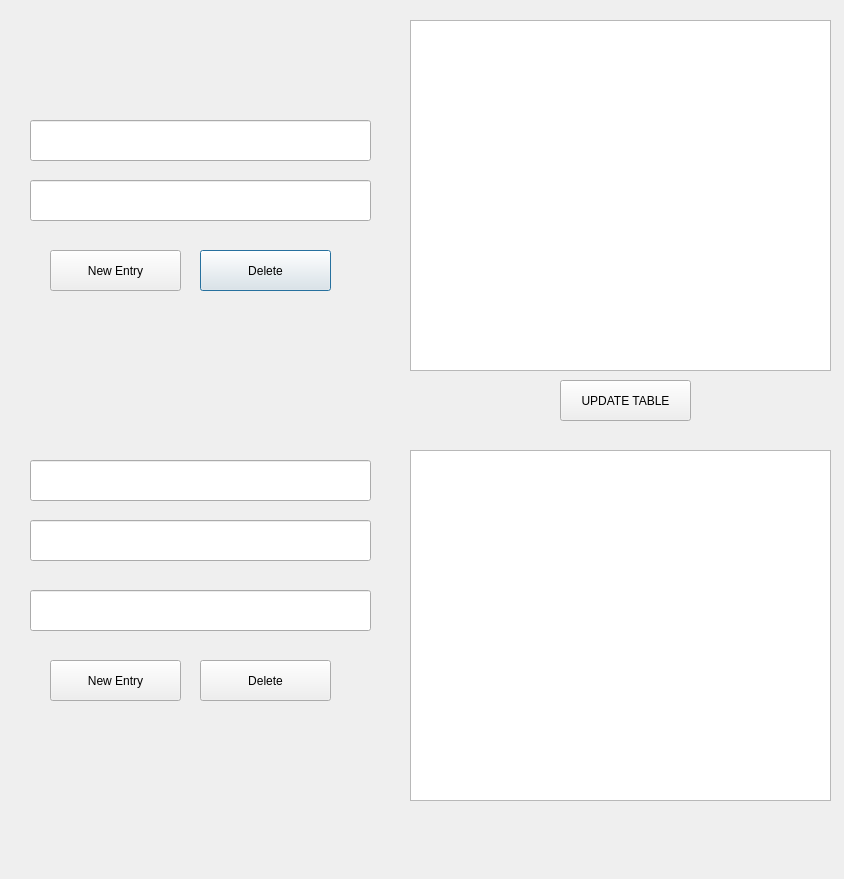
<?xml version="1.0" encoding="UTF-8"?>
<ui version="4.0">
 <class>BusinessMenu</class>
 <widget class="QDialog" name="BusinessMenu">
  <property name="geometry">
   <rect>
    <x>0</x>
    <y>0</y>
    <width>844</width>
    <height>879</height>
   </rect>
  </property>
  <property name="windowTitle">
   <string>Dialog</string>
  </property>
  <widget class="QLineEdit" name="lineEdit_name">
   <property name="geometry">
    <rect>
     <x>30</x>
     <y>120</y>
     <width>341</width>
     <height>41</height>
    </rect>
   </property>
  </widget>
  <widget class="QLineEdit" name="lineEdit_date">
   <property name="geometry">
    <rect>
     <x>30</x>
     <y>180</y>
     <width>341</width>
     <height>41</height>
    </rect>
   </property>
  </widget>
  <widget class="QPushButton" name="pushButton_delete">
   <property name="geometry">
    <rect>
     <x>200</x>
     <y>250</y>
     <width>131</width>
     <height>41</height>
    </rect>
   </property>
   <property name="text">
    <string>Delete</string>
   </property>
  </widget>
  <widget class="QPushButton" name="pushButton_update_table">
   <property name="geometry">
    <rect>
     <x>560</x>
     <y>380</y>
     <width>131</width>
     <height>41</height>
    </rect>
   </property>
   <property name="text">
    <string>UPDATE TABLE</string>
   </property>
  </widget>
  <widget class="QTableView" name="tableView">
   <property name="geometry">
    <rect>
     <x>410</x>
     <y>20</y>
     <width>421</width>
     <height>351</height>
    </rect>
   </property>
  </widget>
  <widget class="QPushButton" name="pushButton_save">
   <property name="geometry">
    <rect>
     <x>50</x>
     <y>250</y>
     <width>131</width>
     <height>41</height>
    </rect>
   </property>
   <property name="text">
    <string>New Entry</string>
   </property>
  </widget>
  <widget class="QTableView" name="tableView_session">
   <property name="geometry">
    <rect>
     <x>410</x>
     <y>450</y>
     <width>421</width>
     <height>351</height>
    </rect>
   </property>
  </widget>
  <widget class="QLineEdit" name="lineEdit_name_session">
   <property name="geometry">
    <rect>
     <x>30</x>
     <y>460</y>
     <width>341</width>
     <height>41</height>
    </rect>
   </property>
  </widget>
  <widget class="QLineEdit" name="lineEdit_room_session">
   <property name="geometry">
    <rect>
     <x>30</x>
     <y>520</y>
     <width>341</width>
     <height>41</height>
    </rect>
   </property>
  </widget>
  <widget class="QLineEdit" name="lineEdit_time_session">
   <property name="geometry">
    <rect>
     <x>30</x>
     <y>590</y>
     <width>341</width>
     <height>41</height>
    </rect>
   </property>
  </widget>
  <widget class="QPushButton" name="pushButton_save_session">
   <property name="geometry">
    <rect>
     <x>50</x>
     <y>660</y>
     <width>131</width>
     <height>41</height>
    </rect>
   </property>
   <property name="text">
    <string>New Entry</string>
   </property>
  </widget>
  <widget class="QPushButton" name="pushButton_delete_session">
   <property name="geometry">
    <rect>
     <x>200</x>
     <y>660</y>
     <width>131</width>
     <height>41</height>
    </rect>
   </property>
   <property name="text">
    <string>Delete</string>
   </property>
  </widget>
 </widget>
 <resources/>
 <connections/>
</ui>
